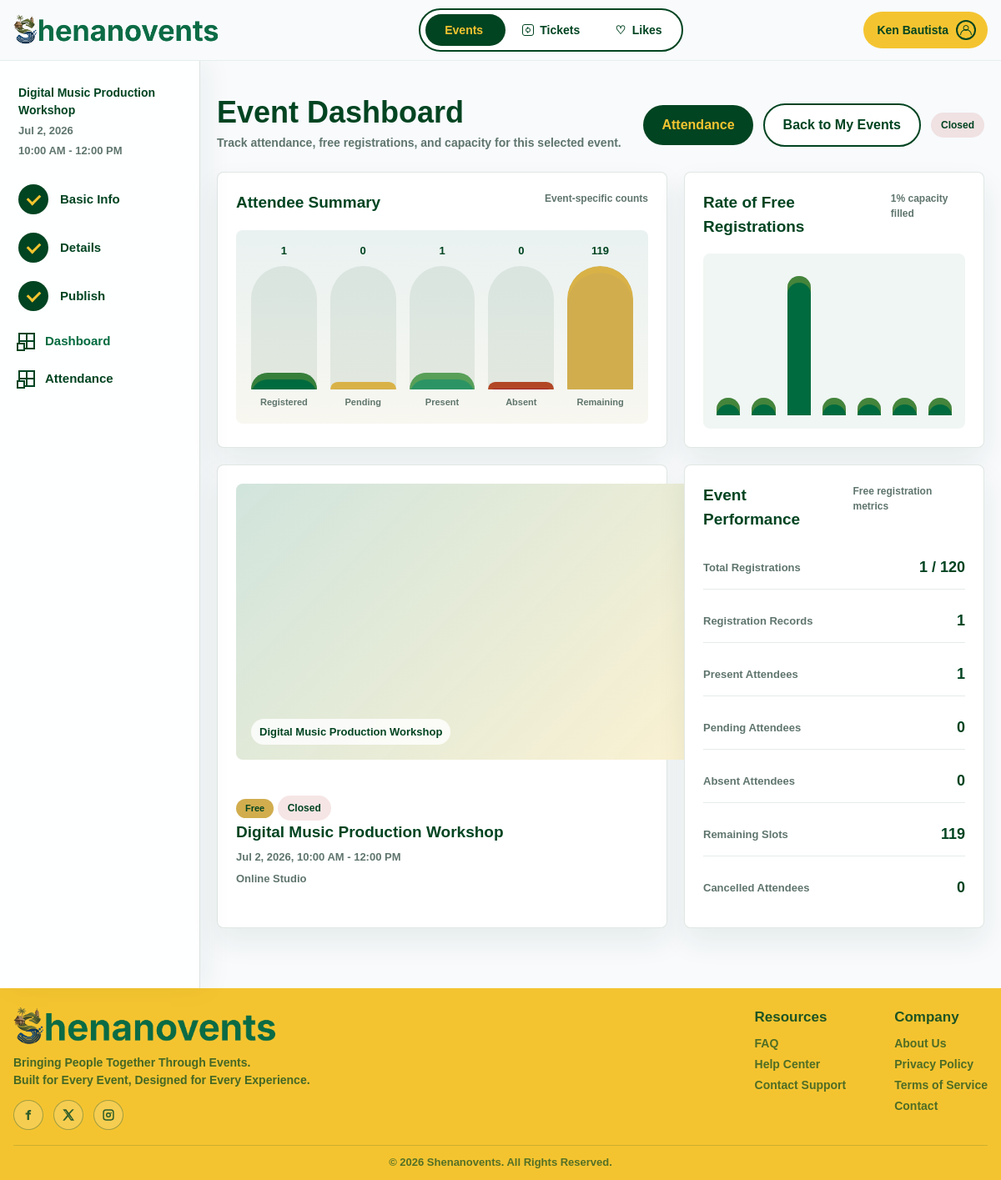
The page /participant/event-dashboard.php?event=3 (signed in) on the database its author committed.
### tables this page shows
CREATE TABLE events (
    event_id INT AUTO_INCREMENT PRIMARY KEY,
    event_title VARCHAR(150) NOT NULL,
    event_summary VARCHAR(255) NULL,
    event_description TEXT NOT NULL,
    event_tags VARCHAR(255) NULL,
    event_category VARCHAR(80) NULL,
    event_type VARCHAR(30) NOT NULL DEFAULT 'physical',
    event_location VARCHAR(150) NOT NULL,
    event_country VARCHAR(100) NOT NULL DEFAULT 'Philippines',
    event_province VARCHAR(100) NULL,
    event_city VARCHAR(100) NULL,
    event_address VARCHAR(255) NULL,
    event_venue VARCHAR(150) NULL,
    online_link VARCHAR(255) NULL,
    online_platform VARCHAR(100) NULL,
    event_date DATE NOT NULL,
    event_time TIME NOT NULL,
    event_end_time TIME NULL,
    capacity INT NOT NULL,
    banner_image VARCHAR(255) NULL,
    visibility VARCHAR(30) NOT NULL DEFAULT 'public',
    audience VARCHAR(100) NULL,
    private_access_key VARCHAR(20) NULL UNIQUE,
    publish_date DATE NULL,
    publish_time TIME NULL,
    status VARCHAR(30) NOT NULL DEFAULT 'open',
    created_by INT NOT NULL,
    created_at DATETIME NOT NULL DEFAULT CURRENT_TIMESTAMP,
    CONSTRAINT fk_events_created_by
        FOREIGN KEY (created_by)
        REFERENCES users(user_id)
        ON UPDATE CASCADE
        ON DELETE RESTRICT
);

### participant/event-dashboard.php (the view, shortened to what the rows shown need)
<?php
require_once __DIR__ . '/../includes/participant-check.php';
require_once __DIR__ . '/../includes/participant-data.php';
$participant_id = participant_current_user_id();
$selected_event_id = (int) ($_GET['event'] ?? 0);
$event = $selected_event_id > 0 ? participant_fetch_owned_event_dashboard($conn, $participant_id, $selected_event_id) : null;
$registration_bars = $event ? participant_fetch_event_registration_bars($conn, $participant_id, (int) $event['event_id']) : [];
$attendance_bars = $event ? participant_build_event_dashboard_bars($event) : [];
$capacity = $event ? max(0, (int) $event['capacity']) : 0;
$registered_count = $event ? (int) $event['registered_count'] : 0;
$capacity_filled = $capacity > 0 ? min(100, (int) round(($registered_count / $capacity) * 100)) : 0;
$status = $event ? strtolower($event['status']) : '';
$status_class = $status === 'open' ? 'registered' : ($status === 'closed' ? 'cancelled' : $status);
$event_banner_src = $event ? participant_event_banner_src($event, '../') : '';
require_once __DIR__ . '/../includes/header.php';
?>
<?php if (!$event): ?>
    <section class="dashboard-page" aria-labelledby="eventDashboardTitle">
        <div class="dashboard-section">
            <div class="dashboard-title-row">
                <div>
                    <h1 id="eventDashboardTitle">Event Dashboard</h1>
                    <p>Select one of your own created events before opening its dashboard summary.</p>
                </div>
                <a class="button button-outline" href="dashboard.php">Back to My Events</a>
            </div>
            <?php participant_render_empty_state('No event dashboard available', 'This event was not found, or it does not belong to your account.', 'dashboard.php', 'View My Events'); ?>
        </div>
    </section>
<?php else: ?>
    <section class="event-dashboard-page" aria-labelledby="eventDashboardTitle">
        <div class="event-dashboard-shell">
            <aside class="event-dashboard-sidebar" aria-label="Event dashboard navigation">
                <div class="wizard-event-preview dashboard-event-preview">
                    <strong><?php echo htmlspecialchars($event['event_title'], ENT_QUOTES, 'UTF-8'); ?></strong>
                    <span><?php echo htmlspecialchars($event['date_text'], ENT_QUOTES, 'UTF-8'); ?></span>
                    <span><?php echo htmlspecialchars($event['time_text'], ENT_QUOTES, 'UTF-8'); ?></span>
                </div>
                <ol class="wizard-steps dashboard-progress-list">
                    <li>
                        <a class="wizard-step completed" href="../event-maker/create-event.php?event=<?php echo (int) $event['event_id']; ?>&step=1">
                            <span class="wizard-step-marker"></span>
                            <span class="wizard-step-copy">Basic Info</span>
                        </a>
                    </li>
                    <li>
                        <a class="wizard-step completed" href="../event-maker/create-event.php?event=<?php echo (int) $event['event_id']; ?>&step=2">
                            <span class="wizard-step-marker"></span>
                            <span class="wizard-step-copy">Details</span>
                        </a>
                    </li>
                    <li>
                        <a class="wizard-step completed" href="../event-maker/create-event.php?event=<?php echo (int) $event['event_id']; ?>&step=3">
                            <span class="wizard-step-marker"></span>
                            <span class="wizard-step-copy">Publish</span>
                        </a>
                    </li>
                </ol>
                <a class="wizard-dashboard-link active" href="event-dashboard.php?event=<?php echo (int) $event['event_id']; ?>">
                    <span class="wizard-dashboard-icon" aria-hidden="true"></span>
                    Dashboard
                </a>
                <a class="wizard-dashboard-link" href="event-attendance.php?event=<?php echo (int) $event['event_id']; ?>">
                    <span class="wizard-dashboard-icon" aria-hidden="true"></span>
                    Attendance
                </a>
            </aside>
            <div class="event-dashboard-main">
                <div class="dashboard-title-row">
                    <div>
                        <h1 id="eventDashboardTitle">Event Dashboard</h1>
                        <p>Track attendance, free registrations, and capacity for this selected event.</p>
                    </div>
                    <div class="dashboard-title-actions">
                        <a class="button button-primary" href="event-attendance.php?event=<?php echo (int) $event['event_id']; ?>">Attendance</a>
                        <a class="button button-outline" href="dashboard.php">Back to My Events</a>
                        <?php if (participant_event_is_available($event['status'] ?? '')): ?>
                            <form class="dashboard-close-form" action="event-dashboard.php?event=<?php echo (int) $event['event_id']; ?>" method="post">
                                <input type="hidden" name="dashboard_action" value="close_event">
                                <input type="hidden" name="event_id" value="<?php echo (int) $event['event_id']; ?>">
                                <button class="button dashboard-close-button" type="submit">Close Event</button>
                            </form>
                        <?php else: ?>
                            <span class="dashboard-status dashboard-status-<?php echo htmlspecialchars($status_class, ENT_QUOTES, 'UTF-8'); ?>">
                                <?php echo htmlspecialchars(ucwords($event['status']), ENT_QUOTES, 'UTF-8'); ?>
                            </span>
                        <?php endif; ?>
                    </div>
                </div>
                <div class="event-dashboard-grid">
                    <article class="dashboard-card attendance-card">
                        <div class="dashboard-card-header">
                            <h2>Attendee Summary</h2>
                            <span>Event-specific counts</span>
                        </div>
                        <div class="attendance-bar-chart" aria-label="Attendance bar chart">
                            <?php foreach ($attendance_bars as $bar): ?>
                                <div class="attendance-bar-item attendance-bar-<?php echo htmlspecialchars($bar['class'], ENT_QUOTES, 'UTF-8'); ?>">
                                    <span class="attendance-bar-value"><?php echo (int) $bar['count']; ?></span>
                                    <span class="attendance-bar-track" aria-hidden="true">
                                        <span class="attendance-bar-fill" style="--bar-height: <?php echo htmlspecialchars((string) $bar['height'], ENT_QUOTES, 'UTF-8'); ?>%;"></span>
                                    </span>
                                    <span class="attendance-bar-label"><?php echo htmlspecialchars($bar['label'], ENT_QUOTES, 'UTF-8'); ?></span>
                                </div>
                            <?php endforeach; ?>
                        </div>
                    </article>
                    <article class="dashboard-card registration-rate-card">
                        <div class="dashboard-card-header">
                            <h2>Rate of Free Registrations</h2>
                            <span><?php echo $capacity_filled; ?>% capacity filled</span>
                        </div>
                        <div class="rate-bars" aria-label="Registration rate chart">
                            <?php foreach ($registration_bars as $bar): ?>
                                <span tabindex="0" style="--bar-height: <?php echo htmlspecialchars((string) $bar['height'], ENT_QUOTES, 'UTF-8'); ?>%" data-label="<?php echo htmlspecialchars($bar['label'], ENT_QUOTES, 'UTF-8'); ?>" data-value="<?php echo htmlspecialchars((string) $bar['value'], ENT_QUOTES, 'UTF-8'); ?> registrations"></span>
                            <?php endforeach; ?>
                        </div>
                    </article>
                    <article class="dashboard-card event-dashboard-preview-card">
                        <?php if ($event_banner_src !== ''): ?>
                            <img src="<?php echo htmlspecialchars($event_banner_src, ENT_QUOTES, 'UTF-8'); ?>" alt="<?php echo htmlspecialchars($event['event_title'], ENT_QUOTES, 'UTF-8'); ?> banner preview">
                        <?php else: ?>
                            <div class="event-dashboard-preview-fallback" aria-hidden="true">
                                <span><?php echo htmlspecialchars($event['event_title'], ENT_QUOTES, 'UTF-8'); ?></span>
                            </div>
                        <?php endif; ?>
                        <div>
                            <span class="event-badge">Free</span>
                            <span class="dashboard-status dashboard-status-<?php echo htmlspecialchars($status_class, ENT_QUOTES, 'UTF-8'); ?>">
                                <?php echo htmlspecialchars(ucwords($event['status']), ENT_QUOTES, 'UTF-8'); ?>
                            </span>
                            <h2><?php echo htmlspecialchars($event['event_title'], ENT_QUOTES, 'UTF-8'); ?></h2>
                            <p><?php echo htmlspecialchars($event['date_text'], ENT_QUOTES, 'UTF-8'); ?>, <?php echo htmlspecialchars($event['time_text'], ENT_QUOTES, 'UTF-8'); ?></p>
                            <p><?php echo htmlspecialchars($event['event_location'], ENT_QUOTES, 'UTF-8'); ?></p>
                        </div>
                    </article>
                    <article class="dashboard-card event-performance-card">
                        <div class="dashboard-card-header">
                            <h2>Event Performance</h2>
                            <span>Free registration metrics</span>
                        </div>
                        <dl class="performance-list">
                            <div>
                                <dt>Total Registrations</dt>
                                <dd><?php echo (int) $event['registered_count']; ?> / <?php echo (int) $event['capacity']; ?></dd>
                            </div>
                            <div>
                                <dt>Registration Records</dt>
                                <dd><?php echo (int) $event['registration_records']; ?></dd>
                            </div>
                            <div>
                                <dt>Present Attendees</dt>
                                <dd><?php echo (int) $event['present_count']; ?></dd>
                            </div>
                            <div>
                                <dt>Pending Attendees</dt>
                                <dd><?php echo (int) $event['pending_count']; ?></dd>
                            </div>
                            <div>
                                <dt>Absent Attendees</dt>
                                <dd><?php echo (int) $event['absent_count']; ?></dd>
                            </div>
                            <div>
                                <dt>Remaining Slots</dt>
                                <dd><?php echo (int) $event['remaining_slots']; ?></dd>
                            </div>
                            <div>
                                <dt>Cancelled Attendees</dt>
                                <dd><?php echo (int) $event['cancelled_count']; ?></dd>
                            </div>
                        </dl>
                    </article>
                </div>
            </div>
        </div>
    </section>
<?php endif; ?>
<?php require_once __DIR__ . '/../includes/footer.php'; ?>

### rows shown on the page
events: event_title "Digital Music Production Workshop", status "Closed", event_location "Online Studio", capacity "120"

### other values the page prints
$safe_display_user_name "Ken Bautista"
$event['date_text'] "Jul 2, 2026"
$event['time_text'] "10:00 AM - 12:00 PM"
$bar['count'] "1"
$bar['label'] "Registered"
$bar['count'] "0"
$bar['label'] "Pending"
$bar['label'] "Present"
$bar['label'] "Absent"
$bar['count'] "119"
$bar['label'] "Remaining"
$capacity_filled "1"
$event['registered_count'] "1"
$event['registration_records'] "1"
$event['present_count'] "1"
